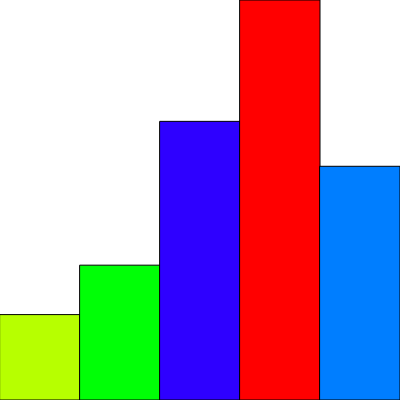
Frame 1 (no input)
Frame 60 (no input): identical to frame 1, image omitted
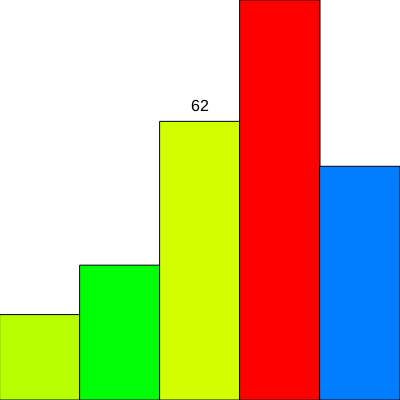
Frame 120 (the mouse pressed at the canvas centre since frame 60)

The p5.js sketch that drew these frames (run headless with seeded random() and noise() and a simulated clock; from frame 60 on, the mouse is pressed at the canvas centre):

// p5.js sketch
// ── sketch.js
var numbers = [19, 30, 62,89,52];

function setup() {
  createCanvas(400, 400);
}

function draw() {
  // Hue, Saturation, Brightness
  // Hues = 0 -360
  colorMode(HSB,360, 100, 100, 100);
  // set the bg to white with 0 hues, 0 sat, brightness 100 = color white
  background(0, 0,100);
  
  for ( var i = 0; i < numbers.length; i++){
    var n = numbers[i]; // get the current number from the array 
    var w = width/numbers.length;
    var x = map(i, 0, numbers.length, 0,width);
    var h = map(n, 0, max(numbers),0, height);
    var y = height - h;
    var c = map(n, 0, max(numbers), 0, 360);
    
    if ( mouseX > x && mouseX < x + w && mouseY > y && mouseY < height){
      fill((c + 180) % 360, 100, 100);
      rect(x, y,w,h);
      
      fill(0);
      textAlign(CENTER);
      textSize(16);
      text(n, x + w/2 ,y - 10);
    }else{
    
    fill( c, 100, 100); // Hue // sat 100 // bright 100
    rect(x, y,w,h);
    
   // rect(i*20,height - n,20,n );
    }
    
  }
}
